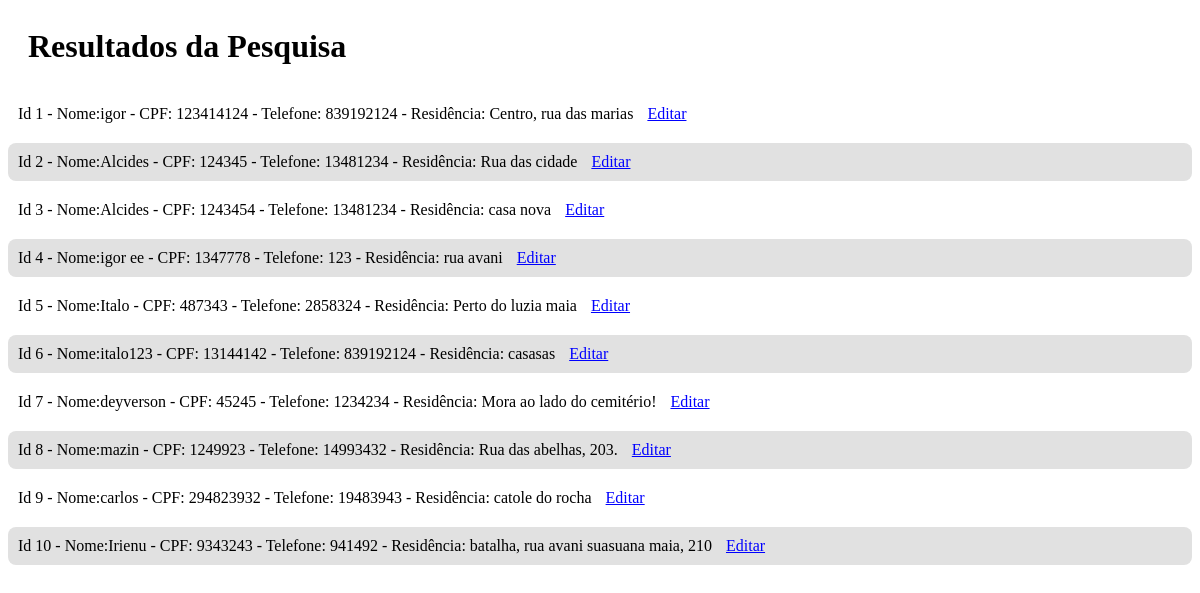
Screenshot of /Clintes/ with the database file from the repository.
### Principal/models.py (models this page shows)
class Cliente(models.Model):
    id_cliente = models.AutoField(primary_key=True)
    nome = models.CharField(max_length=100)
    cpf = models.CharField(max_length=14, unique=True)
    telefone = models.CharField(max_length=15)
    residencia = models.TextField()

### Principal/views.py (the view)
# urls.py: path('Clintes/',views.pesquisar_clientes,name='pesquisar_clientes'),
def pesquisar_clientes(request):
    query = ''
    if 'query' in request.GET:
        query = request.GET['query']
        clientes = Cliente.objects.filter(nome__icontains=query)
    else:
        clientes = Cliente.objects.all()
    return render(request, 'paginas/clientes.html', {'clientes': clientes, 'query': query})

### Principal/templates/paginas/clientes.html (shortened to what this page needs)
<h1>Resultados da Pesquisa</h1>
<div class="results-container">
    {% for cliente in clientes %}
        <div class="result-item">
            Id {{ cliente.id_cliente}} - Nome:{{ cliente.nome }} - CPF: {{ cliente.cpf }} - Telefone: {{ cliente.telefone }} - Residência: {{ cliente.residencia }}
            <a href="{% url 'editar_cliente' cliente.id_cliente %}" class="edit-link">Editar</a>
        </div>
    {% endfor %}
</div>

### Principal/templates/paginas/clientes.html (style rules this page uses)
h1 { padding: 20px; margin: 0px; }
div { margin-top: 0px; }
.result-item { background-color: #e1e1e1; padding: 10px; border-radius: 8px; margin: 10px 0; }
.result-item:nth-child(odd) { background-color: #ffffff; }
.edit-link { color: blue; text-decoration: underline; cursor: pointer; margin-left: 10px; }

### rows the page displays
Cliente: id_cliente "1", nome "igor", cpf "123414124", telefone "839192124", residencia "Centro, rua das marias"
Cliente: id_cliente "2", nome "Alcides", cpf "124345", telefone "13481234", residencia "Rua das cidade"
Cliente: id_cliente "3", nome "Alcides", cpf "1243454", telefone "13481234", residencia "casa nova"
Cliente: id_cliente "4", nome "igor ee", cpf "1347778", telefone "123", residencia "rua avani"
Cliente: id_cliente "5", nome "Italo", cpf "487343", telefone "2858324", residencia "Perto do luzia maia"
Cliente: id_cliente "6", nome "italo123", cpf "13144142", telefone "839192124", residencia "casasas"
Cliente: id_cliente "7", nome "deyverson", cpf "45245", telefone "1234234", residencia "Mora ao lado do cemitério!"
Cliente: id_cliente "8", nome "mazin", cpf "1249923", telefone "14993432", residencia "Rua das abelhas, 203."
Cliente: id_cliente "9", nome "carlos", cpf "294823932", telefone "19483943", residencia "catole do rocha"
Cliente: id_cliente "10", nome "Irienu", cpf "9343243", telefone "941492", residencia "batalha, rua avani suasuana maia, 210"
